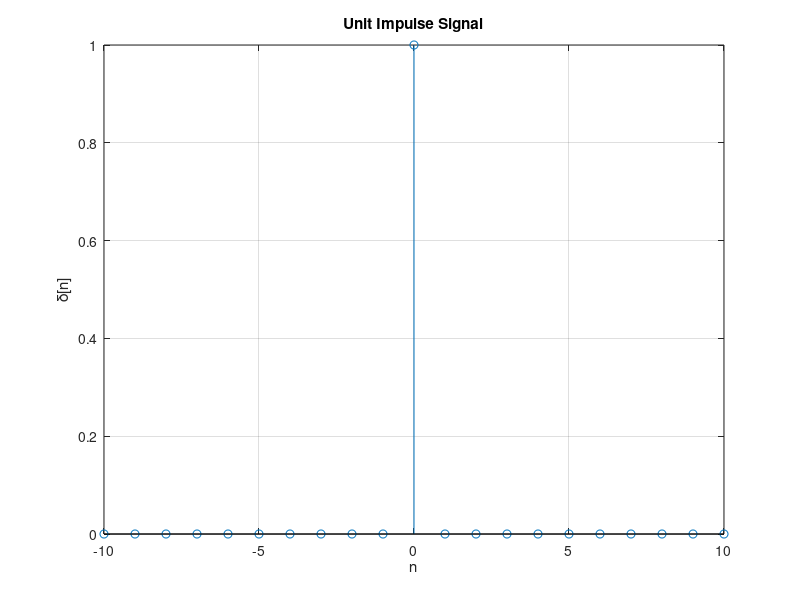

Write MATLAB code to recreate this figure.
n = -10:10;
d = double(n == 0);     % impulse signal
stem(n, d)
title('Unit Impulse Signal')
xlabel('n')
ylabel('δ[n]')
grid on